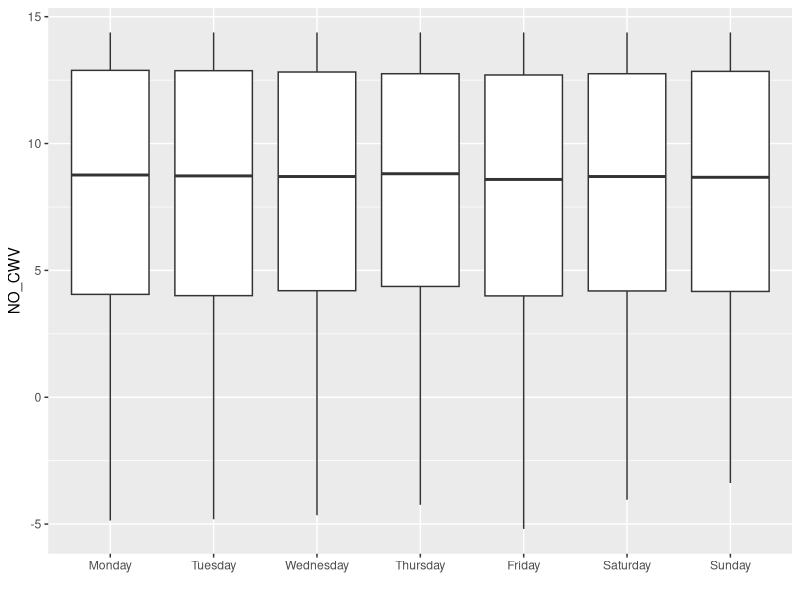
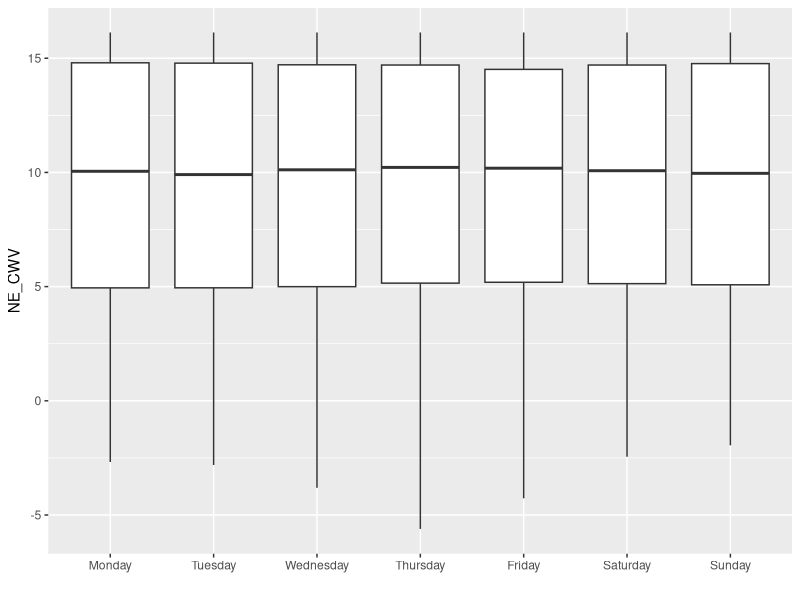
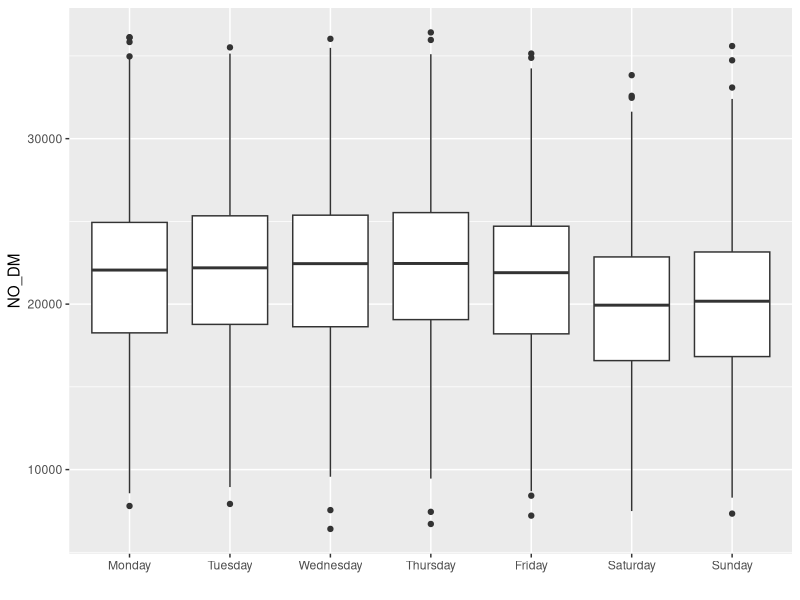
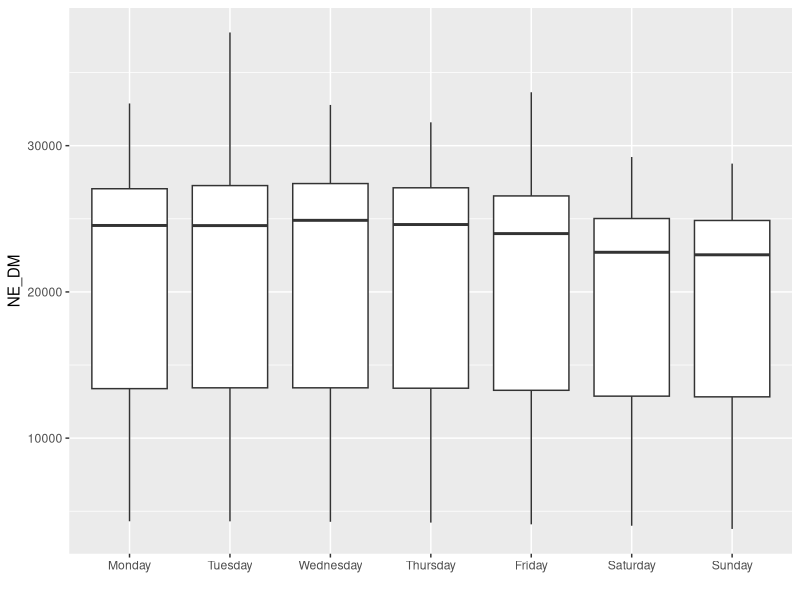
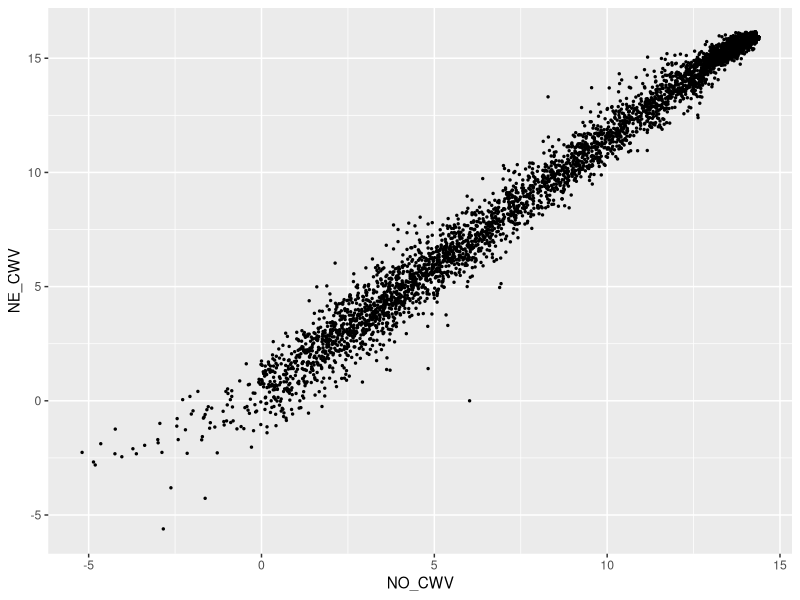
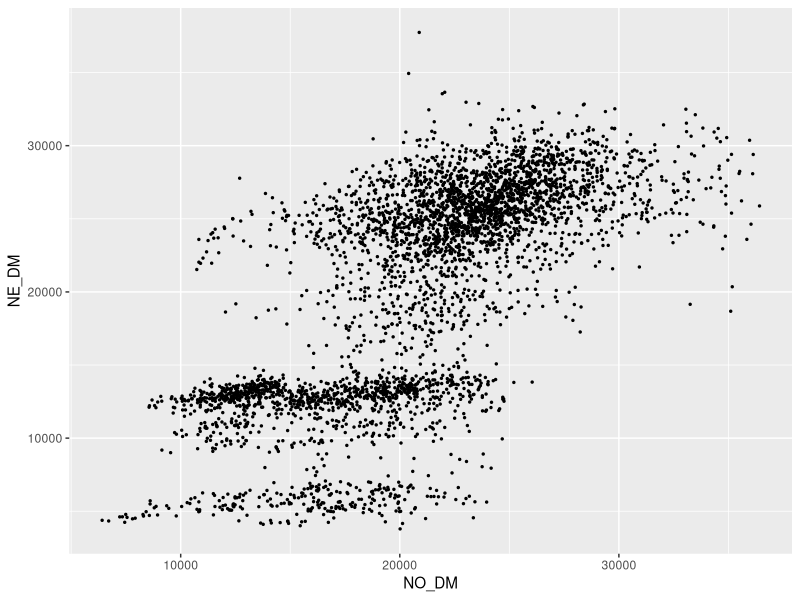
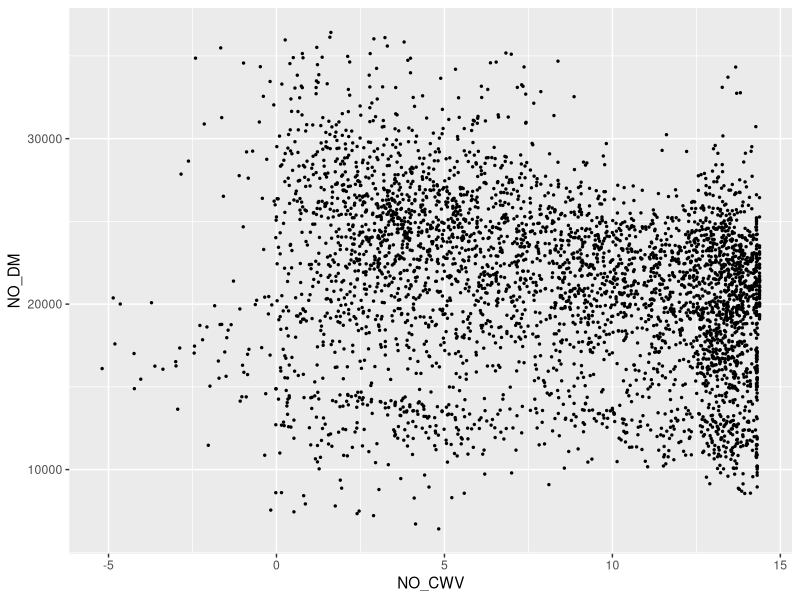
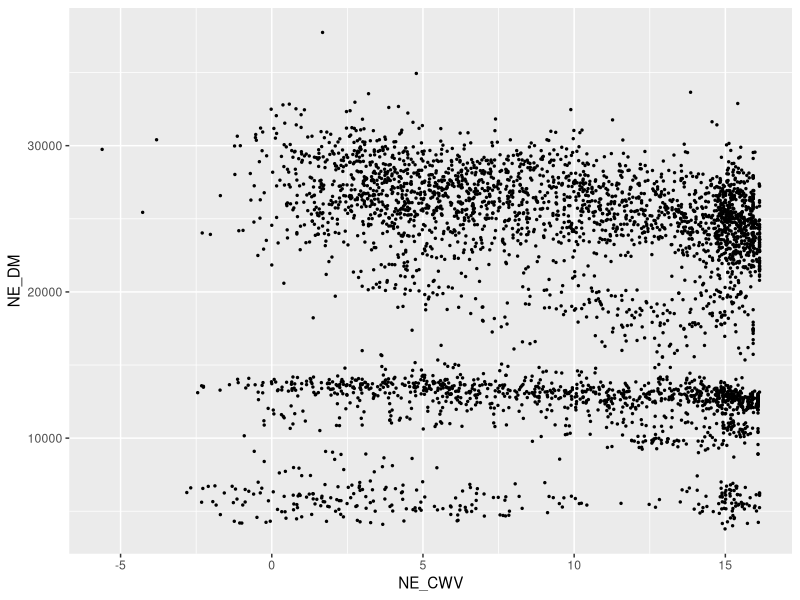

These charts were generated, in order, by the following R code: (Note: this script raises an error after producing the figures.)
## Columns 1,2,3,9,14,20
all_data = read.csv("data_for_daniel.csv", header = TRUE)
data = all_data[,c(1,2,3,9,14,20)]
install.packages("lubridate")
library(lubridate)
library(ggplot2)
library(tidyr)
## Check lubridate is working
dmy(data$Date[1])
## Find the NA values in the data and remove
which(is.na(data))
data[which(is.na(data)),]
which(is.na(data$Day))
which(is.na(data$Date))
which(is.na(data$NO_CWV))
which(is.na(data$NO_DM))
which(is.na(data$NE_CWV))
which(is.na(data$NE_DM))
data[3103,]
data = na.omit(data)
which(duplicated(data$Date))
## No duplicated dates in the data
## Set the Date column in the correct format
data$Date = dmy(data$Date)

## Create box plots of the data with the days in order Monday-Sunday
level_order = c("Monday", "Tuesday", "Wednesday", "Thursday", "Friday", "Saturday", "Sunday")
ggplot(data = data) + 
  geom_boxplot(mapping = aes(x = factor(Day, level = level_order), y = NO_CWV)) +
  xlab("")
ggplot(data = data) + 
  geom_boxplot(mapping = aes(x = factor(Day, level = level_order), y = NE_CWV))+
  xlab("")
ggplot(data = data) + 
  geom_boxplot(mapping = aes(x = factor(Day, level = level_order), y = NO_DM)) + 
  xlab("")
ggplot(data = data) + 
  geom_boxplot(mapping = aes(x = factor(Day, level = level_order), y = NE_DM)) + 
  xlab("")

## Create scatter plots of relationships within variables (CWV and DM)
ggplot(data = data) + geom_point(mapping = aes(x = NO_CWV, y = NE_CWV), size = 0.5)
ggplot(data = data) + geom_point(mapping = aes(x = NO_DM, y = NE_DM), size = 0.5)
## Now within locations (NO and NE)
ggplot(data = data) + geom_point(mapping = aes(x = NO_CWV, y = NO_DM), size = 0.5)
ggplot(data = data) + geom_point(mapping = aes(x = NE_CWV, y = NE_DM), size = 0.5)

## Create some line plots of the data
ggplot(data = data, mapping = aes(x = Date, y = NO_CWV)) + geom_line()
ggplot(data = data, mapping = aes(x = Date, y = NE_CWV)) + geom_line()
ggplot(data = data, mapping = aes(x = Date, y = NO_DM)) + geom_line()
ggplot(data = data, mapping = aes(x = Date, y = NE_DM)) + geom_line()

## Import the holiday dates
holidays = read.csv("holidays.csv", header = TRUE)
which(is.na(holidays))  ## No missing values
bank_holidays = holidays[which(holidays$Bank.Holiday==TRUE),]
## Need to change the date column for the data frame so they are in the same format
bank_holidays$Date = ymd(bank_holidays$Date)
bank_hols_data = match_df(data, bank_holidays)
data = join(data, bank_holidays, by = "Date")
data$Holiday = NULL
data$Type = NULL
data$Bank.Holiday = replace_na(data$Bank.Holiday,"FALSE")

## Now can plot the bank holidays against other days
ggplot(data = data) + geom_point(mapping = aes(x = NO_CWV, y = NE_CWV, colour = factor(Bank.Holiday)))
ggplot(data = data) + 
  geom_point(mapping = aes(x = NO_DM, y = NE_DM, colour = factor(Bank.Holiday)), size = 0.4) + 
  scale_colour_discrete(limits = c("FALSE", "TRUE"), labels = c("Non-bank holiday", "Bank holiday"),
                        type = c("skyblue", "black")) + 
  theme(legend.title = element_blank(), legend.position = "bottom")
ggplot(data = data) + 
  geom_point(mapping = aes(x = NO_CWV, y = NO_DM, colour = factor(Bank.Holiday)), size = 0.4) + 
  scale_colour_discrete(limits = c("FALSE", "TRUE"), labels = c("Non-bank holiday", "Bank holiday"),
                        type = c("skyblue", "black")) + 
  theme(legend.title = element_blank(), legend.position = "bottom")
ggplot(data = data) + 
  geom_point(mapping = aes(x = NE_CWV, y = NE_DM, colour = factor(Bank.Holiday)), size = 0.4) + 
  scale_colour_discrete(limits = c("FALSE", "TRUE"), labels = c("Non-bank holiday", "Bank holiday"),
                        type = c("skyblue", "black")) + 
  theme(legend.title = element_blank(), legend.position = "bottom")

## Line plots which separate bank holidays and non-bank holidays
ggplot(data = data, mapping = aes(x = Date, y = NO_DM, colour = factor(Bank.Holiday))) + 
  geom_line() + scale_colour_discrete(limits = c("FALSE", "TRUE"), labels = c("Non-bank holiday", "Bank holiday"),
                                      type = c("skyblue", "black")) + 
  theme(legend.title = element_blank(), legend.position = "bottom")
ggplot(data = data, mapping = aes(x = Date, y = NE_DM, colour = factor(Bank.Holiday))) + 
  geom_line() + scale_colour_discrete(limits = c("FALSE", "TRUE"), labels = c("Non-bank holiday", "Bank holiday"),
                                      type = c("skyblue", "black")) + 
  theme(legend.title = element_blank(), legend.position = "bottom")

## Box plots separating the bank holidays and non bank holidays
ggplot(data = data) + 
  geom_boxplot(mapping = aes(x = Bank.Holiday, y = NO_CWV), fill = c("skyblue", "darkgrey")) + xlab("") +  
  scale_x_discrete(labels = c("FALSE" = "Non-bank holiday", "TRUE" = "Bank holiday"))
ggplot(data = data) + 
  geom_boxplot(mapping = aes(x = Bank.Holiday, y = NE_CWV), fill = c("skyblue", "darkgrey")) + xlab("") + 
  scale_x_discrete(labels = c("FALSE" = "Non-bank holiday", "TRUE" = "Bank holiday"))

ggplot(data = data) + geom_boxplot(mapping = aes(x = Bank.Holiday, y = NO_DM),
                                   fill = c("skyblue", "darkgrey")) + xlab("") +
  scale_x_discrete(labels = c("FALSE" = "Non-bank holiday", "TRUE" = "Bank holiday"))
ggplot(data = data) + geom_boxplot(mapping = aes(x = Bank.Holiday, y = NE_DM),
                                   fill = c("skyblue", "darkgrey")) + xlab("") + 
  scale_x_discrete(labels = c("FALSE" = "Non-bank holiday", "TRUE" = "Bank holiday"))


bank_hols_vector = which(data$Bank.Holiday == "TRUE")
weekends_vector = sort(c(which(data$Day == "Saturday"), which(data$Day == "Sunday")))
data$day_type = NA
data$day_type[bank_hols_vector] = "Bank holiday"
data$day_type[weekends_vector] = "Weekend"
data$day_type = replace_na(data$day_type, "Week day")

## Now can separate into week days, weekends and bank holidays
ggplot(data = data) + geom_boxplot(mapping = aes(x = day_type, y = NO_DM),
                                   fill = c("darkgrey", "gold", "darkorange")) + xlab("")
ggplot(data = data) + geom_boxplot(mapping = aes(x = day_type, y = NE_DM),
                                   fill = c("darkgrey", "gold", "darkorange")) + xlab("")

ggplot(data = data, mapping = aes(x = Date, y = NO_DM, colour = factor(day_type))) + 
  geom_line() + scale_colour_discrete(limits = c("Bank holiday", "Week day", "Weekend"),
                                      type = c("black", "gold", "darkorange")) + 
  theme(legend.title = element_blank(), legend.position = "bottom")
ggplot(data = data, mapping = aes(x = Date, y = NE_DM, colour = factor(day_type))) + 
  geom_line() + scale_colour_discrete(limits = c("Bank holiday", "Week day", "Weekend"),
                                      type = c("black", "gold", "darkorange")) + 
  theme(legend.title = element_blank(), legend.position = "bottom")



## Extract the dates
index = dmy(data$Date)
## Create a time series object - need to check for leap years because of frequency
NO_CWV_ts = ts(data$NO_CWV, start = c(2008, as.numeric(format(inds[1], "%j"))),
               frequency = 365)
NO_CWV_ts
